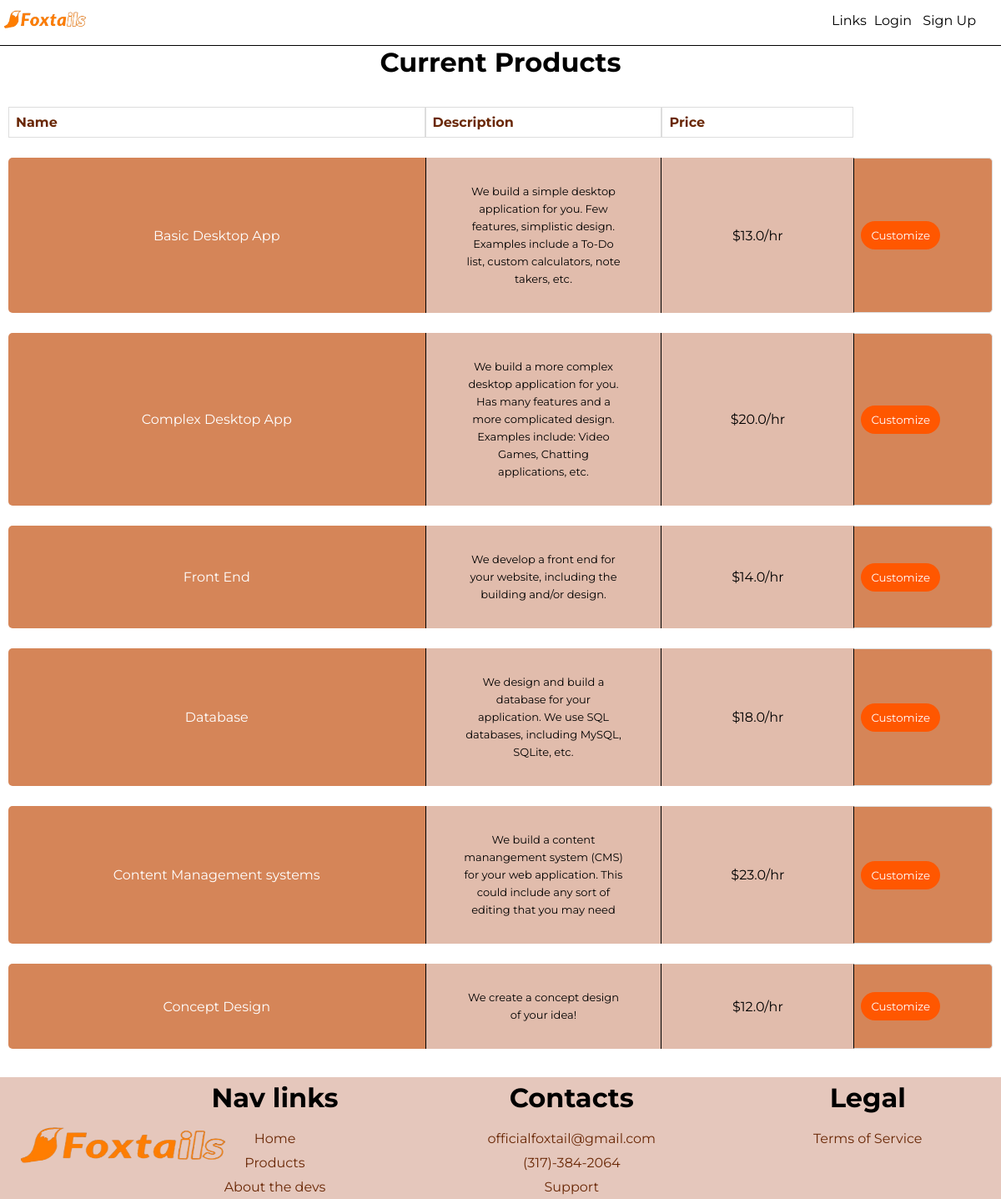
/products, run on an earlier commit of the app's database.
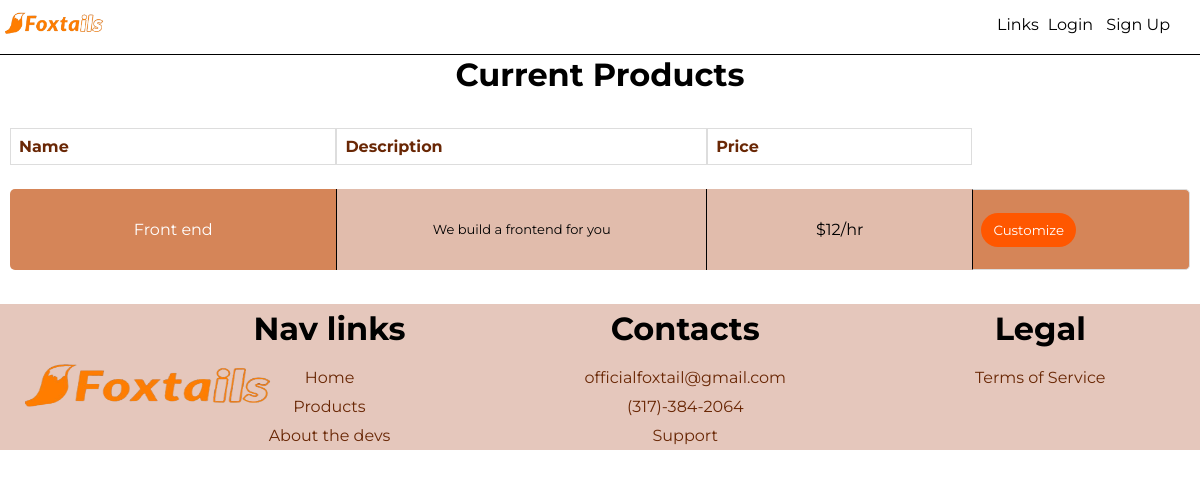
And on a later commit of the database.
### app/models.py (models this page shows, shortened)
class Products(db.Model):
	id = db.Column(db.Integer, primary_key=True)
	name = db.Column(db.String(64), index=True, unique=True)
	desc = db.Column(db.String(256), index=True, unique=True)
	price = db.Column(db.Integer, index=True)

### app/routes.py (the view)
@app.route('/products')
def products():
	product = Products.query.all()
	return render_template('products.html', title="Products", products=product)

### app/templates/products.html
{% extends 'base.html' %}
{% block content %}
    <div class="container-products">
        <h1>Current Products</h1>
        <table>
            <thead>
                <tr class="trhead-products">
                    <th>Name</th>
                    <th class="desc-products">Description</th>
                    <th>Price</th>
                </tr>
            </thead>
            <tbody>
                {% for product in products %}
                    <tr>
                        <td class="name-products">{{ product.name }}</td>
                        <td class="description">{{ product.desc }}</td>
                        <td>${{ product.price }}/hr</td>
                        <th class="button-td-products"><a href="/customize/{{ product.name }}"><button>Customize</button></a></th>
                    </tr>
                {% endfor %}
            </tbody>
        </table>
    </div>
{% endblock %}

### app/templates/base.html (shortened to what this page needs)
<!DOCTYPE html>
<html>
    <head>
        <link rel="stylesheet" href="../static/style.css">
    </head>
    <body>
        <div id="header">
            <a href="/" style="text-decoration: none;"><input id="favicon" type="image" name="logo" src="../static/logo-1.png" width=100 height=50></a>
            <div id="header-links-accounts">
                <span class="links-header">
                    <button class="dropbtn">Links</button>
                </span>
                {% if current_user.is_anonymous %}
                    <span class="account-links-header">
                        <a class="login" href="/account/login">Login</a>
                        <a class="signup" href="/account/register">Sign Up</a>
                    </span>
                {% else %}
                    <span class="account-links-header-logged-in">
                        <a href="/account/{{ current_user.username }}">{{ current_user.username }}</p>
                        <a class="logout" href="/account/logout">Log Out</a>
                    </span>
                {% endif %}
            </div>
        </div>
        {% block content %}{% endblock %}
        <footer id="footer">
            <p><img src="../static/logo-1.png" alt="Logo Image"></p>
            <div class="nav-links-footer">
                <h1>Nav links</h1>
                <a href="/">Home</a>
                <a href="/products">Products</a>
                <a href="/about_the_devs">About the devs</a>
            </div>
            <div class="contact-us">
                <h1>Contacts</h1>
                <a href="mailto:officialfoxtail@gmail.com">officialfoxtail@gmail.com</a>
                <a href="tel:+3173842064">(317)-384-2064</a>
                <a href="/service">Support</a>
            </div>
            <div class="legal-info">
                <h1>Legal</h1>
                <a href="/termsofservice">Terms of Service</a>
            </div>
        </footer>
    </body>
</html>

### app/static/style.css (style rules this page uses)
* { font-family: "Montserrat", cursive, sans-serif; color: #000; border: 0; padding: 0; margin: 0; }
#header { position: fixed; top: 0; width: 100%; z-index: 2; border-bottom: 1px solid black; background-color: white; }
#header a { padding-left: 5px; }
#header-links-accounts { position: absolute; display: inline-block; top: 15px; right: 30px; }
.links-header { position: relative; float: left; }
.account-links-header { float: right; }
.account-links-header a { text-decoration: none; color: #000; }
.dropbtn { border: 0; padding: 0 4px 0 4px; background-color: transparent; color: #000; font-size: 16px; border-radius: 5px 5px 0 0; }
.login { padding: 0 4px 0 4px; }
#footer { position: relative; width: 100%; background-color: #e5c7bc; display: flex; justify-content: space-around; align-items: flex-start; flex-flow: row wrap; }
#footer img { height: 100px; width: 250px; position: absolute; top: 85px; left: 150px; transform: translate(-50%, -50%); }
.nav-links-footer, .contact-us, .legal-info { display: flex; justify-content: center; align-items: center; flex-flow: column wrap; }
#footer h1 { margin: 5px 0 15px 0; }
#footer a { padding: 5px 10px; text-decoration: none; color: #692705; font-size: 16px; transition: all 0.5s ease-in; }
.container-products { margin-top: 55px; text-align: center; scroll-behavior: auto; }
.container-products table { border-collapse: separate; border-spacing: 0px 1.5em; position: relative; padding: 10px; width: 100%; }
.container-products thead { width: 100%; }
.container-products tbody { width: 100%; }
.container-products table td { background-color: #e1bcac; color: black; padding: 30px 45px; line-height: 21px; }
.container-products table th { color: #692705; }
.button-td-products { border-left: 1px solid black; background-color: #d58558; color: #ffffff; line-height: 21px; border-radius: 0 5px 5px 0; transition: transform 0.3s ease-in-out; }
.button-td-products a button { background-color: #ff5700; color: white; padding: 9px 12px; border-radius: 20px; text-decoration: none; transition: transform 0.3s ease-in-out; }
.container-products table td:first-child { border-radius: 5px 0 0 5px; }
.container-products tr { text-align: center; }
.name-products { background-color: #d58558 !important; color: white !important; }
.description { font-size: 13px; max-width: 100px; background-color: #e1bcac; border-right: 1px solid black; border-left: 1px solid black; }
#issue-support h1, p { padding-top: 10px; }
#admin-table td, th { border: 1px solid #dddddd; text-align: left; padding: 8px; }

What changed in the data, as far as the page shows it:
removed Products: name "Basic Desktop App", desc "We build a simple desktop application for you. Few features, simplistic design. Examples include a To-Do list, custom calculators, note takers, etc.", price "13.0"
removed Products: name "Complex Desktop App", desc "We build a more complex desktop application for you. Has many features and a more complicated design. Examples include: Video Games, Chatting applications, etc.", price "20.0"
removed Products: name "Front End", desc "We develop a front end for your website, including the building and/or design.", price "14.0"
removed Products: name "Database", desc "We design and build a database for your application. We use SQL databases, including MySQL, SQLite, etc.", price "18.0"
removed Products: name "Content Management systems", desc "We build a content manangement system (CMS) for your web application. This could include any sort of editing that you may need", price "23.0"
removed Products: name "Concept Design", desc "We create a concept design of your idea!", price "12.0"
added Products: name "Front end", desc "We build a frontend for you", price "12"
